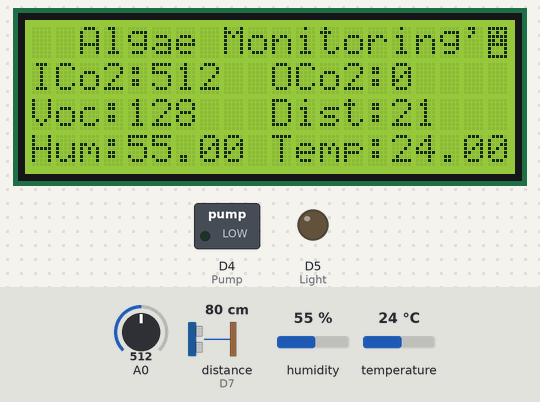
A sketch run on a simulated ESP8266 (NodeMCU). On the bench: 20×4 character LCD, switched loads named in the sketch (green lamp = pin HIGH), output pins drawn as LEDs (lit = HIGH). Wiring (inferred from the names in the program): ultrasonic range finder: trigger D6; echo D7. The inputs (shaded band) are chosen by the test bench; at power-on: distance to the obstacle (sensor on D7) 80 cm, A0 = 512, humidity 55 %, temperature 24 °C. The echo pulse lasts 58.3 µs per cm; WiFi joins after 1.5 s; servers stay silent unless stated; the Firebase database answers and starts empty; pins used as bus, display or sensor lines are not drawn; what the sketch prints to the serial monitor is not drawn.

Above: at 2.8 s.
2.9 s: distance to the obstacle (sensor on D7) set to 250 cm
At 3.55 s:
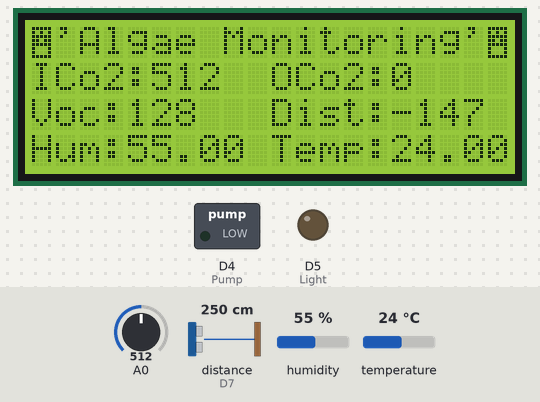
5.2 s: A0 set to 412
At 6.53 s:
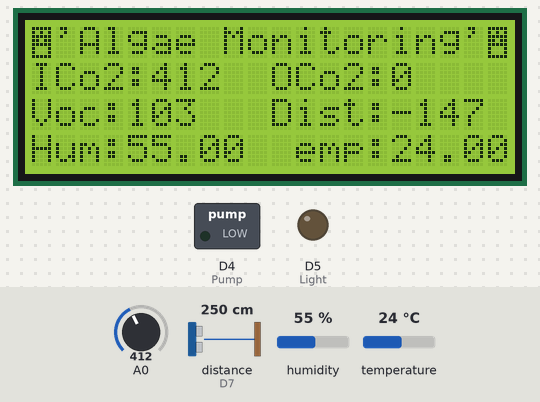
7.4 s: A0 set to 390
At 10.19 s:
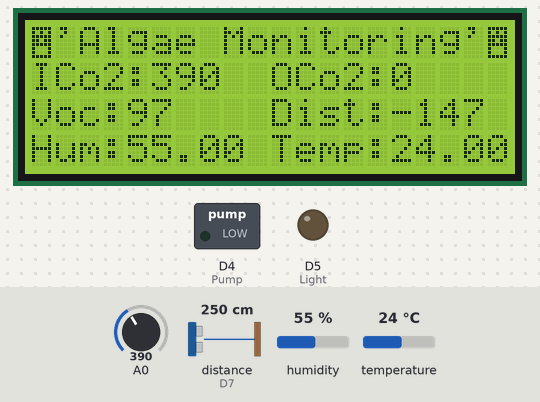
11.0 s: distance to the obstacle (sensor on D7) set to 2 cm
At 14.9 s:
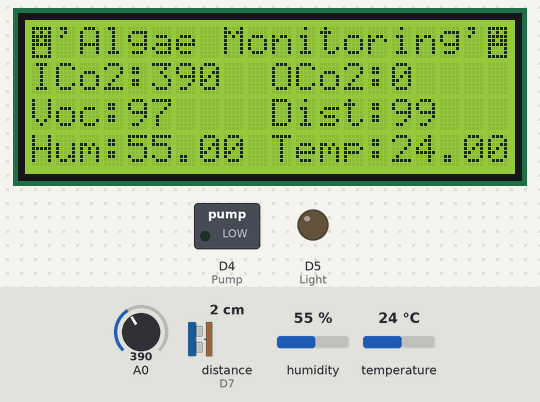
15.0 s: A0 set to 1010
At 17.67 s:
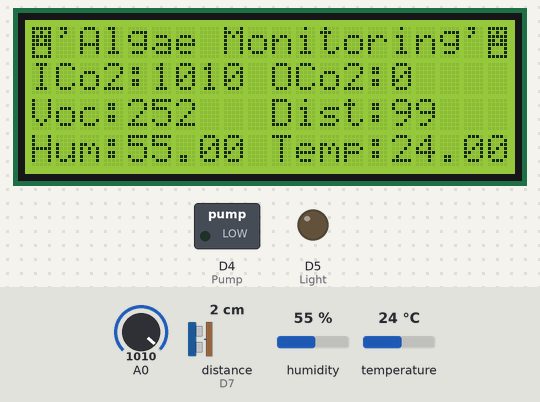
18.4 s: distance to the obstacle (sensor on D7) set to 299 cm
At 19.46 s:
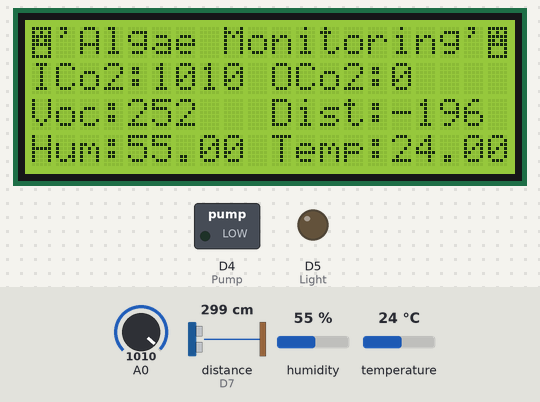

Measured:
- the behaviour switches between 400 and 399 on A0 (found by bisection; images 2 and 3)
- after the input at 2.9 s, the display: first differs from a run without the input after 0.26 s (image 1 shows a later state)
- after the input at 11.0 s, the display: first differs from a run without the input after 1.4 s (image 4)
- after the input at 15.0 s, the display: first differs from a run without the input after 1.5 s (image 5 shows a later state)
- after the input at 18.4 s, the display: first differs from a run without the input after 0.59 s (image 6 shows a later state)

The sketch:

AlgaeMonitoringCode1.ino
```cpp
#include <Wire.h>
#include <LiquidCrystal_I2C.h>
#include "DHT.h"
#include <Arduino.h>
#include <ESP8266WiFi.h>
#include <Firebase_ESP_Client.h>
#include "addons/TokenHelper.h"
#include "addons/RTDBHelper.h"

#define DHTPIN D3
#define DHTTYPE DHT11
#define Pump D4
#define Light D5
#define echoPin D7
#define trigPin D6

LiquidCrystal_I2C lcd = LiquidCrystal_I2C(0x27,20,4);

#define WIFI_SSID "WIFI"
#define WIFI_PASSWORD "WIFI PASSWORD"
#define API_KEY "API"
#define DATABASE_URL "URL"


FirebaseData fbdo;
FirebaseAuth auth;
FirebaseConfig config;

DHT dht(DHTPIN, DHTTYPE);

unsigned long sendDataPrevMillis = 0;
bool signupOK = false;
bool pumpStatus = false;
bool lightStatus = false;
bool fanStatus = false;

long duration;
long distance;
long innerCo2;
long vocValue;

void ultrasonic()
{
    digitalWrite(trigPin, LOW);
    delayMicroseconds(2)                                                                                                     ;
    digitalWrite(trigPin, HIGH);
    delayMicroseconds(10);
    digitalWrite(trigPin, LOW);
    duration = pulseIn(echoPin, HIGH);
    long formula = 0.017 * duration;
    distance = 100 - formula;
    if (Firebase.RTDB.setFloat(&fbdo, "SENSORS/1/distance", distance)){
    Serial.print("Distance: ");
    Serial.println(distance);
    lcd.setCursor(10, 2);
    lcd.print("Dist:");
    lcd.println(distance);
    }
}

byte Robot[8] = {
0b11111,
0b10101,
0b11111,
0b11011,
0b11111,
0b10001,
0b10001,
0b11111
};

void setup() {
  lcd.begin(20,4);
  lcd.init();
  lcd.backlight();
  lcd.createChar(0, Robot);
  pinMode(Pump, OUTPUT);
  pinMode(Light, OUTPUT);
  Serial.begin(9600);
  pinMode(trigPin, OUTPUT);
  pinMode(echoPin, INPUT);
  pinMode(D8, INPUT);
  pinMode(A0, INPUT);
  dht.begin();
  digitalWrite(Pump, LOW);
  digitalWrite(Light, LOW);
  WiFi.begin(WIFI_SSID, WIFI_PASSWORD);
  Serial.print("Connecting to Wi-Fi");
   while (WiFi.status() != WL_CONNECTED){
    Serial.print(".");
    delay(300);
  }
   Serial.println();
  Serial.print("Connected with IP: ");
  Serial.println(WiFi.localIP());
  Serial.println();

  config.api_key = API_KEY;
  config.database_url = DATABASE_URL;

  if (Firebase.signUp(&config, &auth, "", "")){
    Serial.println("ok");
    signupOK = true;
  }
  else{
    Serial.printf("%s\n", config.signer.signupError.message.c_str());
  }

  config.token_status_callback = tokenStatusCallback;

  Firebase.begin(&config, &auth);
  Firebase.reconnectWiFi(true);

}


void loop() {
  lcd.setCursor(1, 0);          // Set the cursor on the first column and first row.
  lcd.print("'Algae Monitoring'");
  lcd.setCursor(0,0);
  lcd.write(0);
  lcd.setCursor(19,0);
  lcd.write(0);

  if (Firebase.ready() && signupOK && (millis() -  sendDataPrevMillis > 1000 || sendDataPrevMillis == 0 )) {
    sendDataPrevMillis = millis();

    float h = dht.readHumidity();
    float t = dht.readTemperature();
    innerCo2 = analogRead(A0);
    vocValue = analogRead(D8);

    ultrasonic();

    if (Firebase.RTDB.setFloat(&fbdo, "SENSORS/1/innerCo2", innerCo2)){
       Serial.print("InnerCo2: ");
       Serial.println(innerCo2, DEC);
       lcd.setCursor(0, 1);          // Set the cursor on the first column and first row.
       lcd.print("ICo2:");
       lcd.println(innerCo2, DEC);
    }
    else {
      Serial.println("FAILED");
      Serial.println("REASON: " + fbdo.errorReason());
    }

    if (Firebase.RTDB.getInt(&fbdo, "SENSORS/1/outerCo2")){
      if (fbdo.dataType() == "int"){
      int outerCo2 = fbdo.intData();
      Serial.print("OuterCo2: ");
      Serial.println(outerCo2 , DEC);
      lcd.setCursor(10, 1);          // Set the cursor on the first column and first row.
      lcd.print("OCo2:");
      lcd.println(outerCo2, DEC);
      }
    }
    else {
      Serial.println("FAILED: " + fbdo.errorReason());
    }

    if (Firebase.RTDB.setFloat(&fbdo, "SENSORS/1/voc", vocValue / 4)){
       Serial.print("Voc: ");
       Serial.println(vocValue / 4, DEC);
       lcd.setCursor(0, 2);
       lcd.print("Voc:");
       lcd.println(vocValue / 4, DEC);
    }
    else {
      Serial.println("FAILED");
      Serial.println("REASON: " + fbdo.errorReason());
    }

    if (Firebase.RTDB.setFloat(&fbdo, "SENSORS/1/humidity", h)){
       Serial.print("Humidity: ");
       Serial.println(h);
       lcd.setCursor(0, 3);
       lcd.print("Hum:");
       lcd.println(h);
    }
    else {
      Serial.println("FAILED");
      Serial.println("REASON: " + fbdo.errorReason());
    }

    if (Firebase.RTDB.setFloat(&fbdo, "SENSORS/1/temperature", t)){
       Serial.print("temperature: ");
       Serial.println(t);
       lcd.setCursor(10, 3);
       lcd.print("Temp:");
       lcd.println(t);
    }
    else {
      Serial.println("FAILED");
      Serial.println("REASON: " + fbdo.errorReason());
    }

    Serial.print("");
    Serial.println("_______________________________________________");
    if (Firebase.RTDB.getBool(&fbdo, "Controls/1/pump")){
      if (fbdo.dataType() == "boolean"){
      pumpStatus = fbdo.boolData();
      Serial.println("Seccess: " + fbdo.dataPath() + ": " + pumpStatus + "(" + fbdo.dataType() + ")");
      digitalWrite(Pump, pumpStatus);
      }

    }
    else {
      Serial.println("FAILED: " + fbdo.errorReason());
    }

    if (Firebase.RTDB.getBool(&fbdo, "Controls/1/light")){
      if (fbdo.dataType() == "boolean"){
      lightStatus = fbdo.boolData();
      Serial.println("Seccess: " + fbdo.dataPath() + ": " + lightStatus + "(" + fbdo.dataType() + ")");
      digitalWrite(Light, lightStatus);
      }
    }
    else {
      Serial.println("FAILED: " + fbdo.errorReason());
    }

    Serial.print("");
    Serial.println("_______________________________________");

  }

}
```
